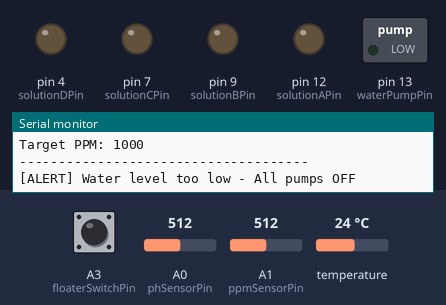
Recording of a sketch running on a simulated Arduino Uno, built with avr-gcc and run on an emulated ATmega328P. On the bench: switched loads named in the sketch (green lamp = pin HIGH), output pins drawn as LEDs (lit = HIGH), the last lines printed to the serial monitor. The inputs (shaded band) are chosen by the test bench; at power-on: A3 (floaterSwitchPin) HIGH, A0 (phSensorPin) = 512, A1 (ppmSensorPin) = 512, temperature 24 °C.

Above: at 1.3 s.
1.4 s: A3 (floaterSwitchPin) pulled LOW for 1 s
At 3.4 s:
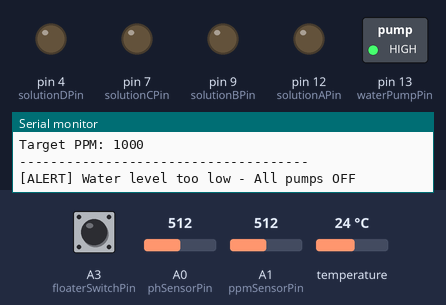
5.2 s: A3 (floaterSwitchPin) pulled LOW for 3.2 s
At 9.5 s:
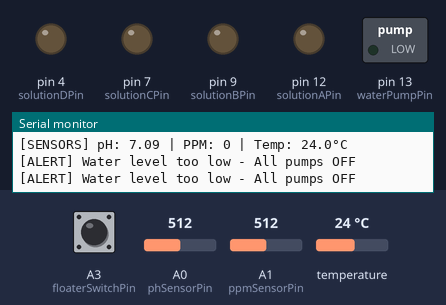
Timing chart, 0 to 11.0 s (numbered marks = the images above; inputs shaded):
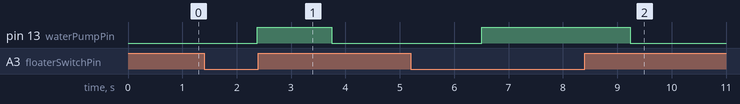

Measured:
- after the input at 1.4 s, pin 13 (waterPumpPin): LOW → HIGH after 0.98 s, → LOW 1.4 s later
- after the input at 5.2 s, pin 13 (waterPumpPin): LOW → HIGH after 1.3 s, → LOW 2.7 s later

The sketch:

logic.ino
```cpp
#include <OneWire.h>
#include <DallasTemperature.h>

// Pin definitions
const int waterPumpPin = 13;
const int solutionAPin = 12;
const int solutionBPin = 9;  // Changed from 8 to avoid conflict with DS18B20
const int solutionCPin = 7;
const int solutionDPin = 4;

// Sensor pins
const int floaterSwitchPin = A3;
const int phSensorPin = A0;
const int ppmSensorPin = A1;
const int temperatureSensorPin = 2;  // Changed from 8 to match the DS18B20 setup

// OneWire setup for DS18B20 temperature sensor
OneWire oneWire(temperatureSensorPin);
DallasTemperature tempSensors(&oneWire);

// Desired values
float desiredPh = 6.5;   // Set your desired pH level
int desiredPpm = 1000;   // Set your desired PPM value

// Timing variables
unsigned long lastCheckTime = 0;
const unsigned long checkInterval = 20000; // 20 seconds in milliseconds
unsigned long lastLogTime = 0;
const unsigned long logInterval = 5000;  // Log sensor data every 5 seconds

// Sensor data storage
float currentPh = 0.0;
int currentPpm = 0;
float currentTemp = 0.0;

// TDS Sensor Variables
#define VREF 5.0              // analog reference voltage(Volt) of the ADC
#define SCOUNT 30            // sum of sample point
int analogBuffer[SCOUNT];     // store the analog value in the array, read from ADC
int analogBufferTemp[SCOUNT];
int analogBufferIndex = 0;
int copyIndex = 0;
float temperature = 25;       // current temperature for compensation

// pH Sensor Variables
float calibration_value = 21.34;
int phval = 0;
unsigned long int avgval;
int buffer_arr[10], temp;

void setup() {
  // Initialize serial communication
  Serial.begin(9600);

  // Set up pump pins as outputs
  pinMode(waterPumpPin, OUTPUT);
  pinMode(solutionAPin, OUTPUT);
  pinMode(solutionBPin, OUTPUT);
  pinMode(solutionCPin, OUTPUT);
  pinMode(solutionDPin, OUTPUT);

  // Set all pumps to OFF initially
  turnOffAllPumps();

  // Set up sensor pins as inputs
  pinMode(floaterSwitchPin, INPUT_PULLUP);  // Using PULLUP as in floatswitch.ino
  pinMode(phSensorPin, INPUT);
  pinMode(ppmSensorPin, INPUT);

  // Initialize DS18B20 temperature sensor
  tempSensors.begin();

  Serial.println("-------------------------------------");
  Serial.println("Hydroponic Monitoring System Starting");
  Serial.println("-------------------------------------");
  Serial.println("Target pH: " + String(desiredPh));
  Serial.println("Target PPM: " + String(desiredPpm));
  Serial.println("-------------------------------------");
}

void loop() {
  // Always read sensor values for continuous monitoring
  updateSensorReadings();

  // Log sensor data at regular intervals regardless of pump operations
  if (millis() - lastLogTime >= logInterval) {
    logSensorData();
    lastLogTime = millis();
  }

  // Check if water level is sufficient using floater switch
  int floaterState = digitalRead(floaterSwitchPin);

  // If floater switch is LOW (triggered) - as per floatswitch.ino
  if (floaterState == LOW) {
    // Turn on water pump
    digitalWrite(waterPumpPin, HIGH);

    // Check if it's time to perform sensor readings and adjustments
    if (millis() - lastCheckTime >= checkInterval) {
      // Turn off water pump before checking sensors
      digitalWrite(waterPumpPin, LOW);
      Serial.println("\n[SYSTEM] Water pump OFF - Performing checks and adjustments");

      // Update sensor readings again to ensure fresh data
      updateSensorReadings();

      // Log detailed sensor data
      logDetailedSensorData();

      // Check PPM and adjust accordingly
      adjustPpm(currentPpm);

      // Check pH and adjust accordingly
      adjustPh(currentPh);

      // Update last check time
      lastCheckTime = millis();
      Serial.println("[SYSTEM] Checks and adjustments complete");
      Serial.println("-------------------------------------");
    }
  } else {
    // If floater switch is HIGH (not triggered) - as per floatswitch.ino
    turnOffAllPumps();
    Serial.println("[ALERT] Water level too low - All pumps OFF");
  }

  // Small delay to avoid excessive looping
  delay(500);
}

// Function to update all sensor readings
void updateSensorReadings() {
  currentPh = readPh();
  currentPpm = readPpm();
  currentTemp = readTemperature();

  // Update TDS temperature compensation with current temperature reading
  temperature = currentTemp;
}

// Function to log basic sensor data periodically
void logSensorData() {
  Serial.print("[SENSORS] pH: ");
  Serial.print(currentPh, 2);
  Serial.print(" | PPM: ");
  Serial.print(currentPpm);
  Serial.print(" | Temp: ");
  Serial.print(currentTemp, 1);
  Serial.println("°C");
}

// Function to log detailed sensor data during adjustments
void logDetailedSensorData() {
  Serial.println("\n-------------------------------------");
  Serial.println("[DETAILED READINGS]");
  Serial.println("pH Value: " + String(currentPh, 2) + " (Target: " + String(desiredPh, 2) + ")");
  Serial.println("PPM Value: " + String(currentPpm) + " (Target: " + String(desiredPpm) + ")");
  Serial.println("Temperature: " + String(currentTemp, 1) + "°C");

  // Calculate and display deviations from targets
  float phDeviation = currentPh - desiredPh;
  int ppmDeviation = currentPpm - desiredPpm;

  Serial.print("pH Deviation: ");
  Serial.print(phDeviation > 0 ? "+" : "");
  Serial.println(String(phDeviation, 2) + " from target");

  Serial.print("PPM Deviation: ");
  Serial.print(ppmDeviation > 0 ? "+" : "");
  Serial.println(String(ppmDeviation) + " from target");

  // Float switch status
  String floaterStatus = (digitalRead(floaterSwitchPin) == LOW) ? "Triggered (OK)" : "Not Triggered (Low)";
  Serial.println("Float Switch: " + floaterStatus);

  Serial.println("-------------------------------------");
}

// Function to read pH value - Using code from ph_sensor.ino
float readPh() {
  for (int i = 0; i < 10; i++) {
    buffer_arr[i] = analogRead(phSensorPin);
    delay(10);  // Reduced from 30ms to avoid slowing down the main loop
  }

  // Sort the analog readings
  for (int i = 0; i < 9; i++) {
    for (int j = i + 1; j < 10; j++) {
      if (buffer_arr[i] > buffer_arr[j]) {
        temp = buffer_arr[i];
        buffer_arr[i] = buffer_arr[j];
        buffer_arr[j] = temp;
      }
    }
  }

  avgval = 0;
  for (int i = 2; i < 8; i++) {
    avgval += buffer_arr[i];
  }

  float volt = (float)avgval * 5.0 / 1024 / 6;
  float ph_act = -5.70 * volt + calibration_value;

  return ph_act;
}

// Function to read PPM value - Using code from tdsmeter.ino
int readPpm() {
  static unsigned long analogSampleTimepoint = millis();

  // Read samples
  if(millis() - analogSampleTimepoint > 40) {
    analogSampleTimepoint = millis();
    analogBuffer[analogBufferIndex] = analogRead(ppmSensorPin);
    analogBufferIndex++;
    if(analogBufferIndex == SCOUNT) {
      analogBufferIndex = 0;
    }
  }

  // Process TDS reading
  for(copyIndex = 0; copyIndex < SCOUNT; copyIndex++) {
    analogBufferTemp[copyIndex] = analogBuffer[copyIndex];
  }

  // Get median and convert to voltage
  float averageVoltage = getMedianNum(analogBufferTemp, SCOUNT) * (float)VREF / 1024.0;

  // Temperature compensation
  float compensationCoefficient = 1.0 + 0.02 * (temperature - 25.0);
  float compensationVoltage = averageVoltage / compensationCoefficient;

  // Convert voltage to TDS value
  int tdsValue = (133.42 * compensationVoltage * compensationVoltage * compensationVoltage -
                 255.86 * compensationVoltage * compensationVoltage +
                 857.39 * compensationVoltage) * 0.5;

  return tdsValue;
}

// Function to read temperature - Using code from tempsen.ino
float readTemperature() {
  tempSensors.requestTemperatures();
  float celsius = tempSensors.getTempCByIndex(0);

  // Error handling in case sensor isn't connected properly
  if (celsius == -127.00) {
    Serial.println("[ERROR] Temperature sensor not found or not responding!");
    return 25.0; // Return default value if sensor error
  }

  return celsius;
}

// Function to adjust PPM by controlling solution A and B pumps
void adjustPpm(int currentPpm) {
  turnOffAllPumps();

  if (currentPpm > desiredPpm) {
    // If PPM is too high, add solution A
    Serial.println("[ACTION] PPM too high - Activating Solution A pump");
    digitalWrite(solutionAPin, HIGH);
    delay(5000); // Run pump for 5 seconds
    digitalWrite(solutionAPin, LOW);
    Serial.println("[ACTION] Solution A pump deactivated");
  } else if (currentPpm < desiredPpm) {
    // If PPM is too low, add solution B
    Serial.println("[ACTION] PPM too low - Activating Solution B pump");
    digitalWrite(solutionBPin, HIGH);
    delay(5000); // Run pump for 5 seconds
    digitalWrite(solutionBPin, LOW);
    Serial.println("[ACTION] Solution B pump deactivated");
  } else {
    Serial.println("[STATUS] PPM is at desired level - No adjustment needed");
  }
}

// Function to adjust pH by controlling solution C and D pumps
void adjustPh(float currentPh) {
  turnOffAllPumps();

  if (currentPh > desiredPh) {
    // If pH is too high, add solution C
    Serial.println("[ACTION] pH too high - Activating Solution C pump");
    digitalWrite(solutionCPin, HIGH);
    delay(5000); // Run pump for 5 seconds
    digitalWrite(solutionCPin, LOW);
    Serial.println("[ACTION] Solution C pump deactivated");
  } else if (currentPh < desiredPh) {
    // If pH is too low, add solution D
    Serial.println("[ACTION] pH too low - Activating Solution D pump");
    digitalWrite(solutionDPin, HIGH);
    delay(5000); // Run pump for 5 seconds
    digitalWrite(solutionDPin, LOW);
    Serial.println("[ACTION] Solution D pump deactivated");
  } else {
    Serial.println("[STATUS] pH is at desired level - No adjustment needed");
  }
}

// Function to turn off all pumps
void turnOffAllPumps() {
  digitalWrite(waterPumpPin, LOW);
  digitalWrite(solutionAPin, LOW);
  digitalWrite(solutionBPin, LOW);
  digitalWrite(solutionCPin, LOW);
  digitalWrite(solutionDPin, LOW);
}

// Median filtering algorithm from tdsmeter.ino
int getMedianNum(int bArray[], int iFilterLen) {
  int bTab[iFilterLen];
  for (byte i = 0; i < iFilterLen; i++)
    bTab[i] = bArray[i];

  int i, j, bTemp;
  for (j = 0; j < iFilterLen - 1; j++) {
    for (i = 0; i < iFilterLen - j - 1; i++) {
      if (bTab[i] > bTab[i + 1]) {
        bTemp = bTab[i];
        bTab[i] = bTab[i + 1];
        bTab[i + 1] = bTemp;
      }
    }
  }

  if ((iFilterLen & 1) > 0) {
    bTemp = bTab[(iFilterLen - 1) / 2];
  } else {
    bTemp = (bTab[iFilterLen / 2] + bTab[iFilterLen / 2 - 1]) / 2;
  }

  return bTemp;
}
```
